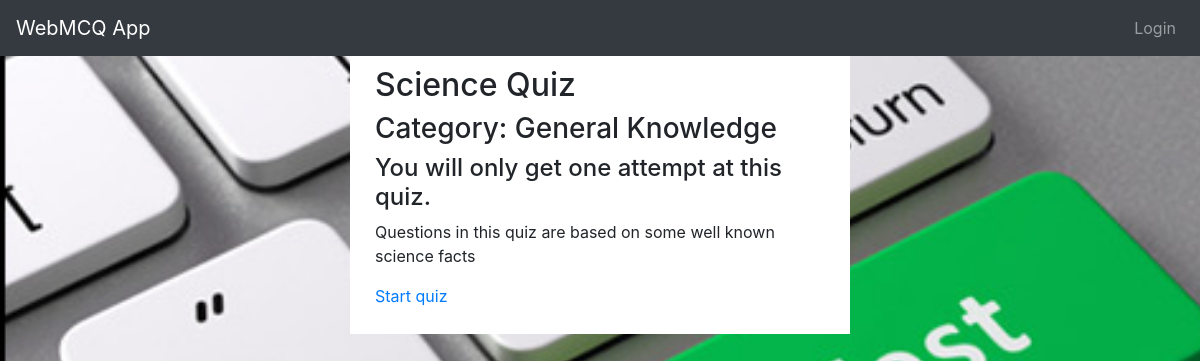
The app's page /llmcbccbc/ with its own data.
### quiz/models.py (models this page shows, shortened)
class Quiz(models.Model):
    title = models.CharField(
        verbose_name=_("Title"),
        max_length=60, blank=False)
    description = models.TextField(
        verbose_name=_("Description"),
        blank=True, help_text=_("a description of the quiz"))
    url = models.SlugField(
        max_length=60, blank=False,
        help_text=_("a user friendly url"),
        verbose_name=_("user friendly url"))
    category = models.ForeignKey(
        Category, null=True, blank=True,
        verbose_name=_("Category"), on_delete=models.CASCADE)
    random_order = models.BooleanField(
        blank=False, default=False,
        verbose_name=_("Random Order"),
        help_text=_("Display the questions in "
                    "a random order or as they "
                    "are set?"))
    max_questions = models.PositiveIntegerField(
        blank=True, null=True, verbose_name=_("Max Questions"),
        help_text=_("Number of questions to be answered on each attempt."))
    answers_at_end = models.BooleanField(
        blank=False, default=False,
        help_text=_("Correct answer is NOT shown after question."
                    " Answers displayed at the end."),
        verbose_name=_("Answers at end"))
    exam_paper = models.BooleanField(
        blank=False, default=False,
        help_text=_("If yes, the result of each"
                    " attempt by a user will be"
                    " stored. Necessary for marking."),
        verbose_name=_("Exam Paper"))
    single_attempt = models.BooleanField(
        blank=False, default=False,
        help_text=_("If yes, only one attempt by"
                    " a user will be permitted."
                    " Non users cannot sit this exam."),
        verbose_name=_("Single Attempt"))
    pass_mark = models.SmallIntegerField(
        blank=True, default=0,
        verbose_name=_("Pass Mark"),
        help_text=_("Percentage required to pass exam."),
        validators=[MaxValueValidator(100)])
    success_text = models.TextField(
        blank=True, help_text=_("Displayed if user passes."),
        verbose_name=_("Success Text"))
    fail_text = models.TextField(
        verbose_name=_("Fail Text"),
        blank=True, help_text=_("Displayed if user fails."))
    draft = models.BooleanField(
        blank=True, default=False,
        verbose_name=_("Draft"),
        help_text=_("If yes, the quiz is not displayed"
                    " in the quiz list and can only be"
                    " taken by users who can edit"
                    " quizzes."))
    class Meta:
        verbose_name = _("Quiz")
        verbose_name_plural = _("Quizzes")

class Category(models.Model):
    category = models.CharField(
        verbose_name=_("Category"),
        max_length=250, blank=True,
        unique=True, null=True)
    objects = CategoryManager()
    class Meta:
        verbose_name = _("Category")
        verbose_name_plural = _("Categories")
    def __str__(self):
        return self.category

### quiz/views.py (the view)
class QuizDetailView(DetailView):
    model = Quiz
    slug_field = 'url'
    def get(self, request, *args, **kwargs):
        self.object = self.get_object()
        if self.object.draft and not request.user.has_perm('quiz.change_quiz'):
            raise PermissionDenied
        context = self.get_context_data(object=self.object)
        return self.render_to_response(context)

### quiz/templates/quiz/quiz_detail.html (shortened to what this page needs)
{% extends 'base.html' %}
{% load i18n %}
{% block content %}
<h2>{{ quiz.title }}</h2>
<h3>{% trans "Category" %}: {{ quiz.category }}</h3>
{% if quiz.single_attempt %}
  <h4>{% trans "You will only get one attempt at this quiz" %}.</h4>
{% endif %}
<p>{{ quiz.description }}</p>
<p>
  <a href="{% url 'quiz_question' quiz_name=quiz.url %}">
	{% trans "Start quiz" %}
  </a>
</p>
{% endblock %}

### assets/style.css (style rules this page uses)
body { background-image :url(images/ot1.jpg); background-repeat: no-repeat; background-attachment: fixed; background-size: cover; }

### records on screen
Quiz: title "Science Quiz", category "General Knowledge", description "Questions in this quiz are based on some well known science facts"
